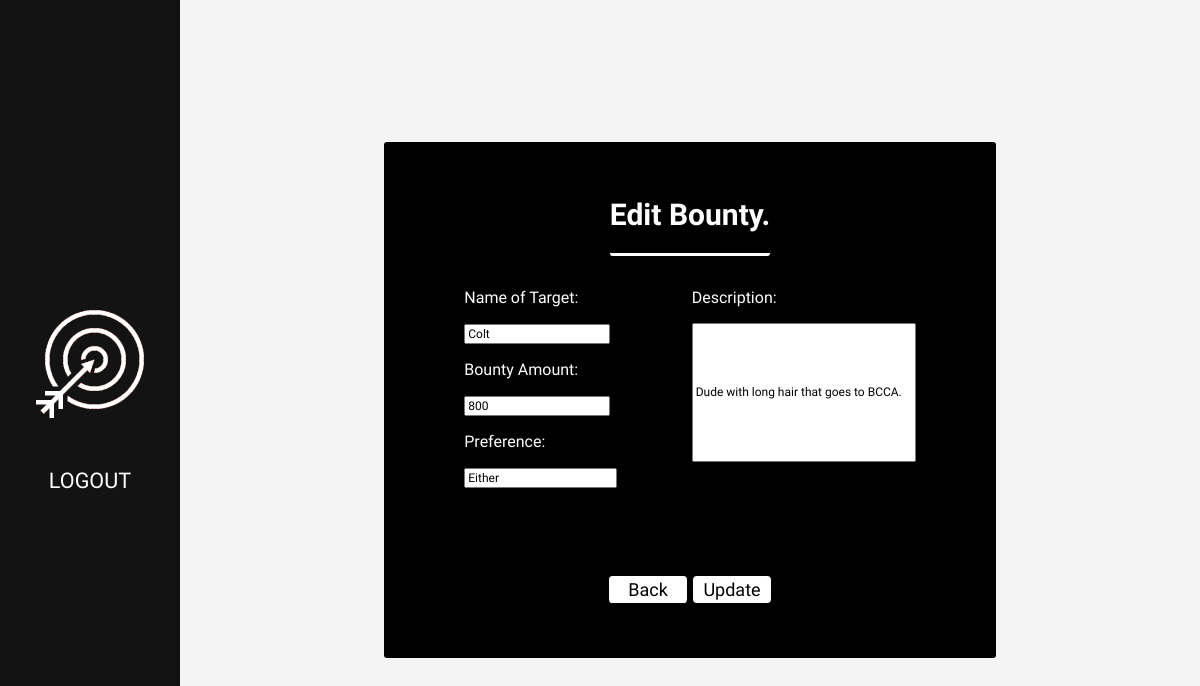
Screenshot of /edit_bounty/13/ (signed in) with the database file from the repository.
### app/models.py (models this page shows)
class BountyPost(models.Model):
    user = models.ForeignKey(User, on_delete=models.CASCADE, null=True, blank=True)
    target_name = models.CharField(max_length=20)
    description = models.TextField()
    bounty = models.IntegerField()
    WANTED = (
        ("Dead", "Dead"),
        ("Alive", "Alive"),
        ("Either", "Either"),
    )
    dead_or_alive = models.CharField(max_length=6, choices=WANTED)
    completed = models.BooleanField()

### app/decorators.py (the view)
    def wrapper_function(request, *args, **kwargs):
        group = None
        if request.user.groups.exists():
            group = request.user.groups.all()[0].name
        if group == 'Hunter':
            return redirect('hunter_home')
        if group == 'Customer' or group == 'admin':
            return view_func(request, *args, **kwargs)

### app/views.py (called while the page is built, shortened)
@login_required(login_url='login')
@customer_only
def editBounty(request, id):
    bounty = BountyPost.objects.get(id=id)
    context= {'form':bounty}
    return render(request, 'edit.html', context)

### app/templates/edit.html (shortened to what this page needs)
{% extends 'base.html' %}
{%block content%}
<form action="" method="POST" class='container2'>
    <div class="contents1">
        <h3>Edit Bounty.</h3>
        <div class='contents2'>
            <div>
                <div>
                    <p>Name of Target:</p>
                    <input name='name9' id='name_9' type="text" value='{{form.target_name}}'>
                </div>
                <div>
                    <p>Bounty Amount:</p>
                    <input name='bounty9' id='bounty_9' type="number" value='{{form.bounty}}'>
                </div>
                <div>
                    <p>Preference:</p>
                    <input name='pref9' id='pref_9' type="text" value='{{form.dead_or_alive}}'>
                </div>
                </div>
                <div>
                    <p>Description:</p>
                    <input name='des9' id='des_9' type="text" value='{{form.description}}'>
                </div>
        </div>
        <div class='grp_btn'>
            <a href="{% url 'view' %}"><div class='back_btn'><p>Back</p></div></a>
            <input id='crt_bounty' type="submit" value='Update'>
        </div>
    </div>
</form>
{%endblock content%}

### app/static/styles.css (style rules this page uses)
body { min-height: 100vh; min-width: 100%; background-color: #131313; margin: 0; display: flex; justify-content: flex-end; flex-direction: row; }
.second_body { min-height: 100vh; min-width: 100%; background-color: #f4f4f4; margin: 0; display: block; }
.container2 { position: absolute; right: 0; top: 0; height: 100vh; width: 85vw; display: flex; flex-direction: column; flex-wrap: wrap; align-items: center; justify-content: center; }
.contents1 { background-color: black; color: white; font-family: 'Alexandria', sans-serif; width: 50vw; height: 63vh; display: flex; flex-direction: column; flex-wrap: wrap; align-items: center; justify-content: center; border-radius: 3px; padding: .5vw; }
.contents1 h3 { margin: 0; font-size: 2.5vw; border-bottom: white solid .3vw; border-radius: .2vw; height: 7vh; margin-bottom: 2vh; }
.contents2 { display: flex; flex-direction: row; flex-wrap: wrap; align-items: space-evenly; justify-content: space-evenly; height: 38vh; width: 100%; }
#crt_bounty { background-color: white; font-family: 'Alexandria', sans-serif; color: black; border: none; font-size: 1.5vw; height: 2.3vw; width: 6.5vw; border-radius: 4px; transition: .5s; }
#name_9 { width: 11.5vw; font-size: 1vw; font-family: 'Alexandria', sans-serif; }
#bounty_9 { width: 11.5vw; font-size: 1vw; font-family: 'Alexandria', sans-serif; }
#pref_9 { width: 12.1vw; font-size: 1vw; font-family: 'Alexandria', sans-serif; }
#des_9 { font-size: 1vw; font-family: 'Alexandria', sans-serif; height: 11.1vw; width: 18vw; display: flex; }
.back_btn { color: black; font-family: 'Alexandria', sans-serif; font-size: 1.5vw; background-color: white; height: 2.2vw; width: 6.5vw; display: flex; align-items: center; justify-content: center; border-radius: .2em; transition: .5s; }
.grp_btn { display: flex; justify-content: center; align-items: center; column-gap: .5vw; }
.grp_btn a { text-decoration: none; }

### rows the page displays
BountyPost: name9 "Colt", bounty9 "800", pref9 "Either", des9 "Dude with long hair that goes to BCCA."
